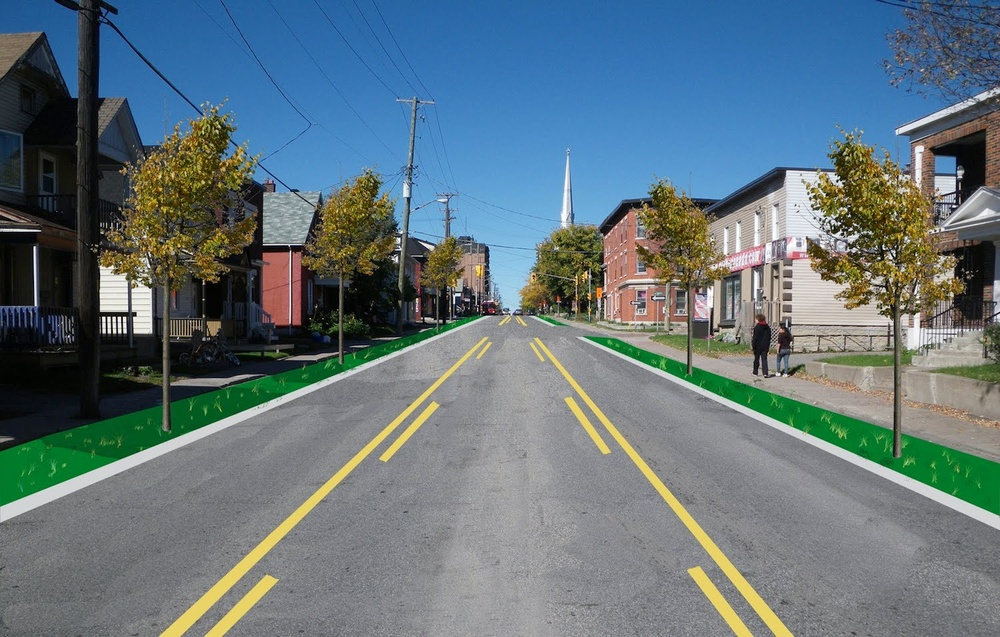
#> input picture lane-detection/road.jpg, 1000 x 637 px, shrunk from 1500 x 956 before the run
$ python detector.py
#> lines starting #> are read from the running program, lines starting #| are printed output that depends on the picture; after the words box and inside, x2 and y2 are one past the last pixel; in counts of white or black regions, pixels touching at a corner belong together
import cv2
import matplotlib.pyplot as plt
import numpy as np

img = cv2.imread('road.jpg')
#> img is the input picture: shape (637, 1000, 3); mean B, G, R 123.5, 116.4, 98.8
## convert to rgb
img = cv2.cvtColor(img, cv2.COLOR_BGR2RGB)

height = img.shape[0]
#> height = 637
width = img.shape[1]
#> width = 1000

region_of_interest_vertices = [
    (0, height),
    (width/2, height/2),
    (width, height)
]
#> region_of_interest_vertices = [(0, 637), (500, 318.5), (1000, 637)]


def region_of_interest(img, vertices):
    mask = np.zeros_like(img)
    channel_count = img.shape[2]
#> channel_count = 3
    match_mask_color = (255,) * channel_count
#> match_mask_color = (255, 255, 255)
    cv2.fillPoly(mask, vertices, match_mask_color)
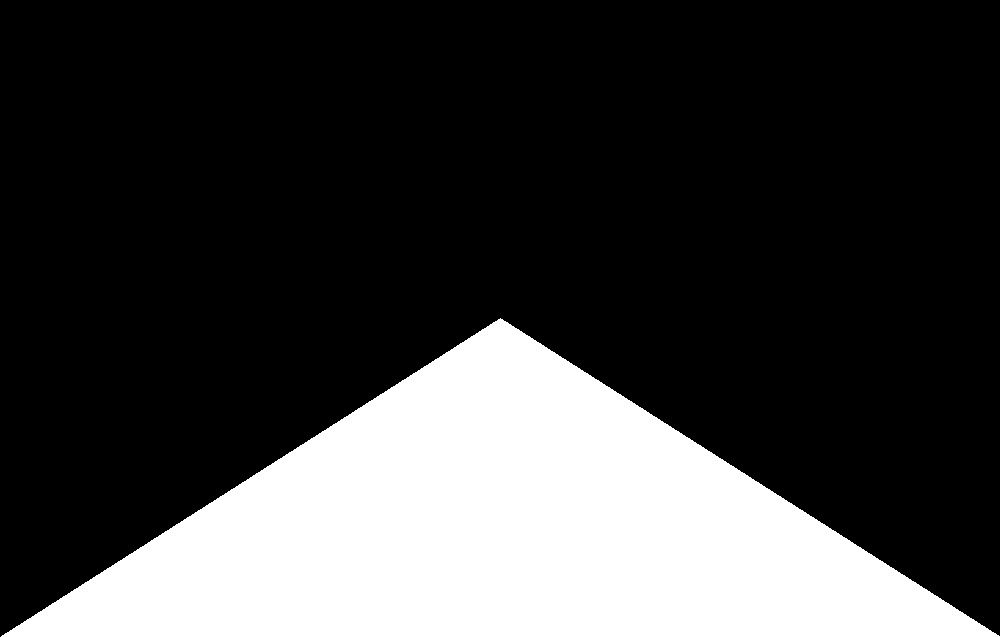
#> mask: shape (637, 1000, 3); 25.1% white; 1 white region, box (x1, y1, x2, y2) and area: (1, 318, 1000, 637) 159681
    masked_image = cv2.bitwise_and(img, mask)
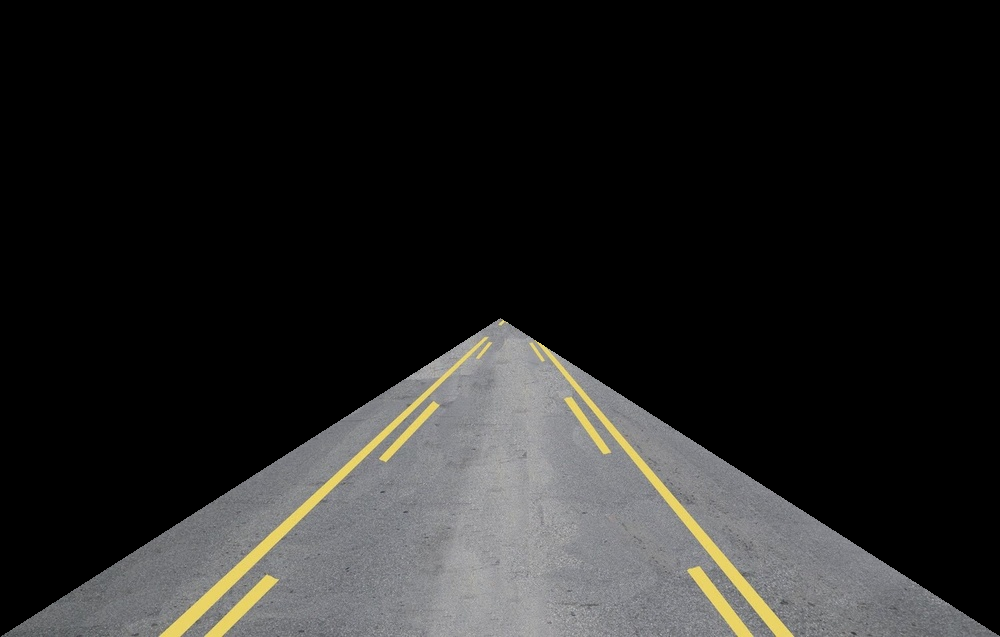
#> masked_image: shape (637, 1000, 3); mean R, G, B 35.5, 35.3, 34.2
    return masked_image

cropped_image = region_of_interest(img,
                np.array([region_of_interest_vertices], np.int32),)

plt.imshow(cropped_image)
plt.show()
